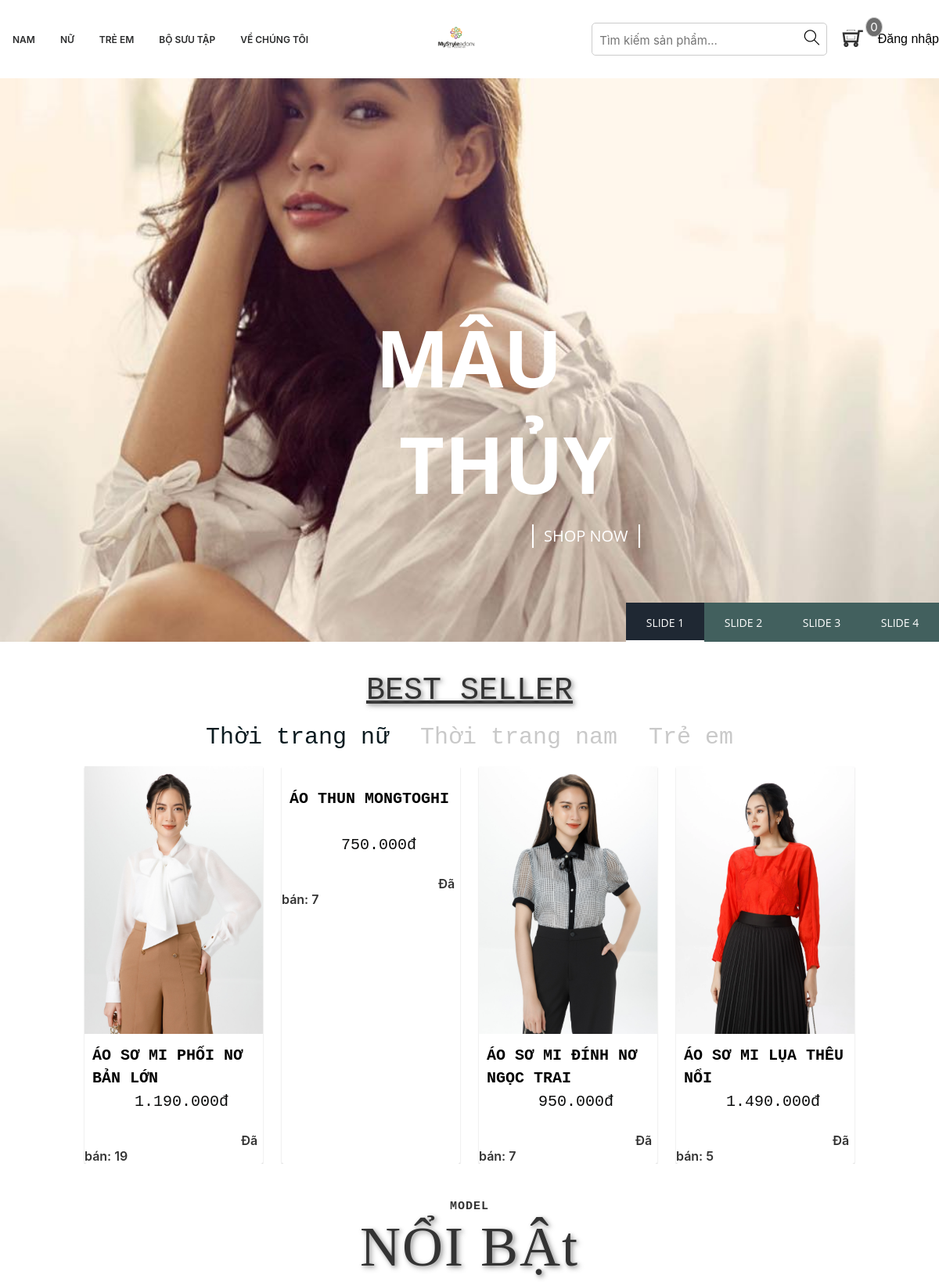
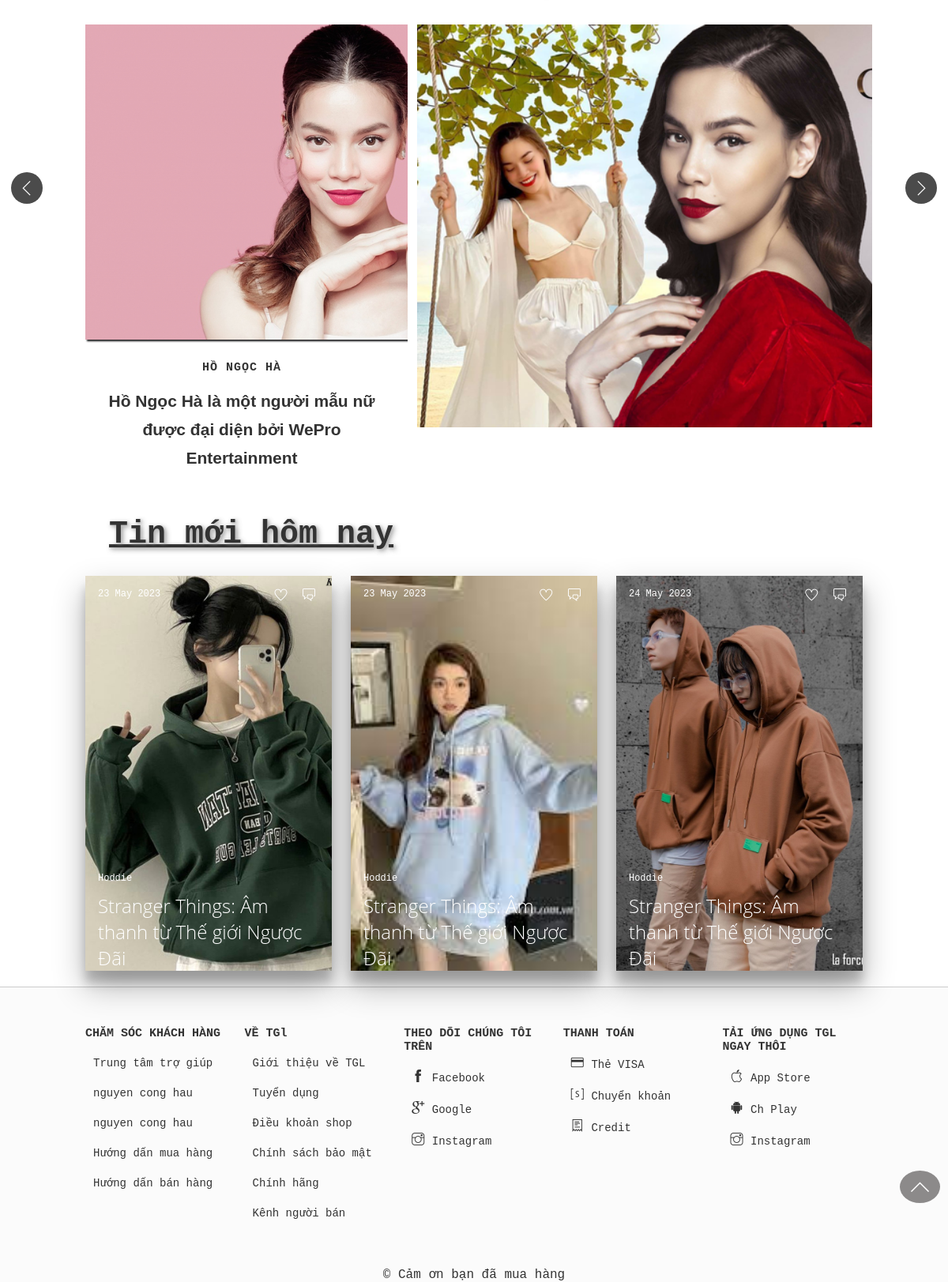
The page / on the database its author committed (2 pictures, top to bottom).
### tables this page shows
CREATE TABLE `tbl_order` (
  `orderId` int(11) NOT NULL,
  `productId` int(11) NOT NULL,
  `size` varchar(255) NOT NULL,
  `price` varchar(255) NOT NULL,
  `image` varchar(255) NOT NULL,
  `quantity` int(11) NOT NULL,
  `thanhtien` int(11) NOT NULL,
  `userId` int(11) NOT NULL,
  `order_time` datetime NOT NULL,
  `recieve_time` datetime NOT NULL,
  `status` int(11) NOT NULL
);

CREATE TABLE `tbl_product` (
  `productId` int(100) NOT NULL,
  `productName` tinytext NOT NULL,
  `catId` int(110) NOT NULL,
  `brandId` int(110) NOT NULL,
  `product_desc` text NOT NULL,
  `type` int(11) NOT NULL,
  `price` bigint(255) NOT NULL,
  `image` varchar(255) NOT NULL,
  `typeProductId` int(100) NOT NULL,
  `quantity` bigint(20) NOT NULL
);

### classses/product.php (called while the page is built, shortened)
<?php
$filepath = realpath(dirname(__FILE__));
include_once($filepath . '/../lib/database.php');
?>
<?php
class product
{
    private $db;
    public function __construct()
    {
        $this->db = new Database();
    }
    public function getProduct_Women()
    {
        $query = "SELECT *,SUM(od.quantity) as quantitysales FROM tbl_product AS pd
        INNER JOIN tbl_order AS od ON od.productId = pd.productId
        where type = '1' AND od.status='2'
        GROUP BY od.productId
        ORDER BY od.quantity DESC LIMIT 8 ";
        $result = $this->db->select($query);
        return $result;
    }
}
?>

### lib/database.php (called while the page is built, shortened)
<?php
    Class Database{
        public $host   = DB_HOST;
        public $user   = DB_USER;
        public $pass   = DB_PASS;
        public $dbname = DB_NAME;
        public $link;
        private function connectDB(){
        $this->link = new mysqli($this->host, $this->user, $this->pass,
            $this->dbname);
        }
        public function select($query){
            $result = $this->link->query($query) or
            die($this->link->error.__LINE__);
            if($result->num_rows > 0){
                return $result;
            } else {
                return false;
            }
        }
}

### inc/handle.php (called while the page is built, shortened)
<?php
    include_once 'lib/database.php';
	$product = new product();
?>

### index.php (the view, shortened to what this page needs)
<?php include './inc/handle.php' ?>
<!DOCTYPE html>
<html lang="en">
<head>
	<link rel="stylesheet" href="assets/font/themify-icons/themify-icons.css">
	<link rel="stylesheet" href="https://cdnjs.cloudflare.com/ajax/libs/normalize/5.0.0/normalize.min.css">
	<link rel='stylesheet' href='https://cdnjs.cloudflare.com/ajax/libs/lightslider/1.1.5/css/lightslider.min.css'>
	<link rel="stylesheet" href="https://pro.fontawesome.com/releases/v5.10.0/css/all.css" />
	<link rel="stylesheet" href="assets/css/main.css">
	<link rel="stylesheet" href="assets/css/grid.css">
	<link rel="stylesheet" href="assets/css/base.css">
	<link rel="stylesheet" href="assets/css/slider.css">
	<link rel="stylesheet" href="assets/css/newtodays.css">
	<link rel="stylesheet" href="assets/css/banners.css">
</head>
<body>
	<section class="app">
		<?php include 'inc/header.php' ?>
		<div class="app_body">
			<div class="grid">
				<div class="fnc-slider example-slider">
					<div class="fnc-slider__slides">
						<div class="fnc-slide m--blend-green m--active-slide">
							<div class="fnc-slide__inner">
								<div class="fnc-slide__mask">
								</div>
								<div class="fnc-slide__content">
									<h2 class="fnc-slide__heading">
										<div class="fnc-slide__heading-line">
											<span>Mâu</span>
										</div>
										<div class="fnc-slide__heading-line">
											<span>Thủy</span>
										</div>
									</h2>
									<button type="button" class="fnc-slide__action-btn">
										<span data-text="Shop now">Shop now</span>
									</button>
								</div>
							</div>
						</div>
						<div class="fnc-slide m--blend-dark">
							<div class="fnc-slide__inner">
								<div class="fnc-slide__mask">
								</div>
								<div class="fnc-slide__content">
									<h2 class="fnc-slide__heading">
										<div class="fnc-slide__heading-line">
											<span> Lan </span>
										</div>
										<div class="fnc-slide__heading-line">
											<span>Khuê</span>
										</div>
									</h2>
									<button type="button" class="fnc-slide__action-btn">
										<span data-text="Shop now">Shop now</span>
									</button>
								</div>
							</div>
						</div>
						<div class="fnc-slide m--blend-red">
							<div class="fnc-slide__inner">
								<div class="fnc-slide__mask">
								</div>
								<div class="fnc-slide__content">
									<h2 class="fnc-slide__heading">
										<div class="fnc-slide__heading-line">
											<span>La Thanh </span>
										</div>
										<div class="fnc-slide__heading-line">
											<span>Thanh</span>
										</div>
									</h2>
									<button type="button" class="fnc-slide__action-btn">
										<span data-text="Shop now">Shop now</span>
									</button>
								</div>
							</div>
						</div>
						<div class="fnc-slide m--blend-blue">
							<div class="fnc-slide__inner">
								<div class="fnc-slide__mask">
								</div>
								<div class="fnc-slide__content">
									<h2 class="fnc-slide__heading">
										<div class="fnc-slide__heading-line">
											<span>Hồ </span>
										</div>
										<div class="fnc-slide__heading-line">
											<span>Ngọc Hà </span>
										</div>
									</h2>
									<button type="button" class="fnc-slide__action-btn">
										<span data-text="Shop now">Shop now</span>
									</button>
								</div>
							</div>
						</div>
					</div>
					<nav class="fnc-nav">
						<div class="fnc-nav__bgs">
							<div class="fnc-nav__bg m--navbg-green m--active-nav-bg"></div>
						</div>
						<div class="fnc-nav__controls">
							<button class="fnc-nav__control">
								Slide 1
								<span class="fnc-nav__control-progress"></span>
							</button>
							<button class="fnc-nav__control">
								Slide 2
							</button>
							<button class="fnc-nav__control">
								Slide 3
							</button>
							<button class="fnc-nav__control">
								Slide 4
							</button>
						</div>
					</nav>
				</div>
				<div class="grid wide ">
					<div class="best_seller">
						<div class="row">
							<h1>BEST SELLER</h1>
						</div>
						<div class="row">
							<ul>
								<li>
									<button class="best_Seller " onclick="changeBestSeller('women',this)">
										Thời trang nữ
									</button>
								</li>
								<li>
									<button class="best_Seller" onclick="changeBestSeller('men',this)">
										Thời trang nam
									</button>
								</li>
								<li>
									<button class="best_Seller" onclick="changeBestSeller('kids',this)">
										Trẻ em
									</button>
								</li>
							</ul>
						</div>
						<div id="women" class="row">
							<div class="app_suggestion">
								<?php
								$getProduct_Women = $product->getProduct_Women();
								if ($getProduct_Women) {
								?>
									<button class="arrow_left">
										<i class="class-ti ti-angle-left"></i> </button>
									<?php
									while ($result = $getProduct_Women->fetch_assoc()) {
									?>
										<div class="col l-3 ">
											<a href="chitietsanpham.php?productId=<?php echo $result['productId'] ?>&&brandId=<?php echo $result['brandId'] ?>&&type=<?php echo $result['type'] ?>">
												<div class="home-product-item">
													<div class="ovelay-img">
														<img src="./admin/upload/<?php echo $result['image'] ?>" alt="" class="home-product-item_img">
													</div>
													<h4 class="home-product-item_name"><?php echo $result['productName'] ?></h4>
													<div class="home-product-item_price">
														<span class="home-product-item_price-current"><?php echo number_format($result['price'], 0, ',', '.') . "" . "đ" ?></span>
													</div>
														<span style="margin-left:200px;font-family: var(--font-family-sans-serif);font-weight: 600;">Đã bán: <?=$result['quantitysales']?></span>
												</div>
											</a>
										</div>
									<?php
									}
									?>
									<button class="arrow_right"><i class="class-ti ti-angle-right"></i></button>
								<?php
								}
								?>
							</div>
						</div>
					</div>
				</div>
				<div class="grid wide">
					<div class="ds-layout">
						<h2 class="section-font">
							<span class="small-up-caps">Model</span>
							<span class="light-shadow">NỔI BẬt</span>
						</h2>
						<div class="row">
							<div class="ds-flex-container">
								<div class="ds-flex-item-image col l-5">
									<img id="ds-flex-img-1" src="./assets/img/mau3.jpg" alt="fashion model">
									<div class="ds-flex-item-text">
										<span class="small-up-caps">Hồ Ngọc Hà</span>
										<h3 class="medium-style">Hồ Ngọc Hà là một người mẫu nữ được đại diện bởi WePro Entertainment</h3>
									</div>
								</div>
								<div class="ds-flex-item-image col l-7">
									<img id="ds-flex-img-2" src="./assets/img/hnh1.webp">
								</div>
							</div>
						</div>
					</div>
				</div>
			</div>
			<div class="grid wide">
				<h2 class="app_view-shop_tile">Tin mới hôm nay</h2>
				<div class="app_view-shop">
					<div class="row">
						<div class="example-2 col l-4">
							<div class="wrapper">
								<div class="header">
									<div class="date">
										<span class="day">23</span>
										<span class="month">May</span>
										<span class="year">2023</span>
									</div>
									<ul class="menu-content">
										<li><a href="#" class="ti-heart"><span>18k</span></a></li>
										<li><a href="#" class="ti-comments"><span>20k</span></a></li>
									</ul>
								</div>
								<div class="data">
									<div class="content">
										<span class="author">Hoddie</span>
										<h1 class="title"><a href="#">Stranger Things: Âm thanh từ Thế giới Ngược Đãi</a></h1>
									</div>
								</div>
							</div>
						</div>
						<div class="example-2 col l-4">
							<div class="wrapper1">
								<div class="header">
									<div class="date">
										<span class="day">23</span>
										<span class="month">May</span>
										<span class="year">2023</span>
									</div>
									<ul class="menu-content">
										<li><a href="#" class="ti-heart"><span>1,8k</span></a></li>
										<li><a href="#" class="ti-comments"><span>3k</span></a></li>
									</ul>
								</div>
								<div class="data">
									<div class="content">
										<span class="author">Hoddie</span>
										<h1 class="title"><a href="#">Stranger Things: Âm thanh từ Thế giới Ngược Đãi</a></h1>
									</div>
								</div>
							</div>
						</div>
						<div class="example-2 col l-4">
							<div class="wrapper2">
								<div class="header">
									<div class="date">
										<span class="day">24</span>
										<span class="month">May</span>
										<span class="year">2023</span>
									</div>
									<ul class="menu-content">
										<li><a href="#" class="ti-heart"><span>25k</span></a></li>
										<li><a href="#" class="ti-comments"><span>3,5k</span></a></li>
									</ul>
								</div>
								<div class="data">
									<div class="content">
										<span class="author">Hoddie</span>
										<h1 class="title"><a href="#">Stranger Things: Âm thanh từ Thế giới Ngược Đãi</a></h1>
									</div>
								</div>
							</div>
						</div>
					</div>
				</div>
			</div>
		</div>
		<?php include './inc/footer.php' ?>
	</section>
	<button onclick="topFunction()" id="backToTop" title="Go to top" style="display: block;"><i class="ti-angle-up" style="font-size: 25px;"></i>
	</button>
</body>
</html>

### rows shown on the page
tbl_order: image (picture), productId.productName "ÁO SƠ MI PHỐI NƠ BẢN LỚN", price "1.190.000", quantitysales "19"
tbl_order: productId.productName "ÁO THUN MONGTOGHI", price "750.000", quantitysales "7"
tbl_order: image (picture), productId.productName "ÁO SƠ MI ĐÍNH NƠ NGỌC TRAI", price "950.000", quantitysales "7"
tbl_order: image (picture), productId.productName "ÁO SƠ MI LỤA THÊU NỔI", price "1.490.000", quantitysales "5"
